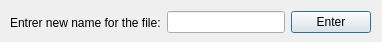
<?xml version="1.0" encoding="UTF-8"?>
<ui version="4.0">
 <class>RenameDialog</class>
 <widget class="QDialog" name="RenameDialog">
  <property name="geometry">
   <rect>
    <x>0</x>
    <y>0</y>
    <width>382</width>
    <height>42</height>
   </rect>
  </property>
  <property name="windowTitle">
   <string>Dialog</string>
  </property>
  <widget class="QWidget" name="">
   <property name="geometry">
    <rect>
     <x>10</x>
     <y>10</y>
     <width>361</width>
     <height>25</height>
    </rect>
   </property>
   <layout class="QHBoxLayout" name="horizontalLayout">
    <item>
     <widget class="QLabel" name="label">
      <property name="text">
       <string>Entrer new name for the file:</string>
      </property>
     </widget>
    </item>
    <item>
     <widget class="QLineEdit" name="lineName"/>
    </item>
    <item>
     <widget class="QPushButton" name="acceptBtn">
      <property name="text">
       <string>Enter</string>
      </property>
     </widget>
    </item>
   </layout>
  </widget>
 </widget>
 <resources/>
 <connections/>
</ui>
